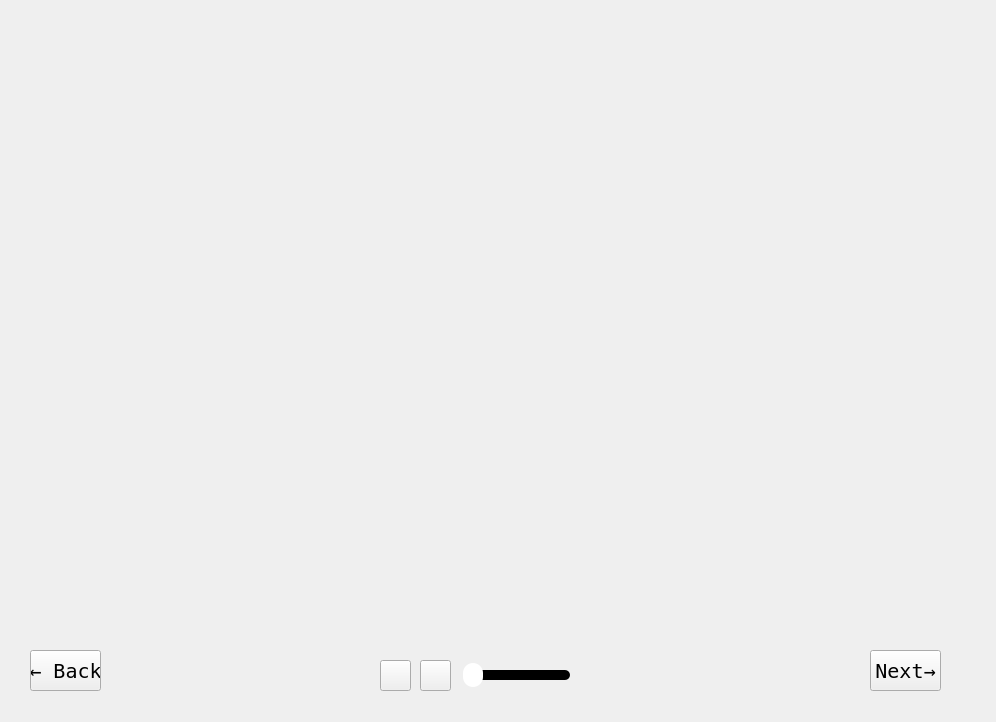
<?xml version="1.0" encoding="UTF-8"?>
<ui version="4.0">
 <class>PopUpWindow</class>
 <widget class="QWidget" name="PopUpWindow">
  <property name="geometry">
   <rect>
    <x>0</x>
    <y>0</y>
    <width>996</width>
    <height>722</height>
   </rect>
  </property>
  <property name="windowTitle">
   <string>Form</string>
  </property>
  <widget class="QLabel" name="description">
   <property name="geometry">
    <rect>
     <x>30</x>
     <y>500</y>
     <width>931</width>
     <height>141</height>
    </rect>
   </property>
   <property name="font">
    <font>
     <family>Rockwell</family>
     <pointsize>12</pointsize>
     <bold>false</bold>
    </font>
   </property>
   <property name="cursor">
    <cursorShape>IBeamCursor</cursorShape>
   </property>
   <property name="text">
    <string/>
   </property>
   <property name="alignment">
    <set>Qt::AlignCenter</set>
   </property>
  </widget>
  <widget class="QPushButton" name="nextButton">
   <property name="geometry">
    <rect>
     <x>870</x>
     <y>650</y>
     <width>71</width>
     <height>41</height>
    </rect>
   </property>
   <property name="font">
    <font>
     <family>Fixedsys</family>
     <pointsize>15</pointsize>
    </font>
   </property>
   <property name="cursor">
    <cursorShape>PointingHandCursor</cursorShape>
   </property>
   <property name="text">
    <string>Next→</string>
   </property>
  </widget>
  <widget class="QPushButton" name="backButton">
   <property name="geometry">
    <rect>
     <x>30</x>
     <y>650</y>
     <width>71</width>
     <height>41</height>
    </rect>
   </property>
   <property name="font">
    <font>
     <family>Fixedsys</family>
     <pointsize>15</pointsize>
    </font>
   </property>
   <property name="cursor">
    <cursorShape>PointingHandCursor</cursorShape>
   </property>
   <property name="text">
    <string>← Back</string>
   </property>
  </widget>
  <widget class="QLabel" name="image">
   <property name="geometry">
    <rect>
     <x>30</x>
     <y>20</y>
     <width>931</width>
     <height>471</height>
    </rect>
   </property>
   <property name="font">
    <font>
     <pointsize>6</pointsize>
    </font>
   </property>
   <property name="text">
    <string/>
   </property>
  </widget>
  <widget class="QPushButton" name="playMusic">
   <property name="geometry">
    <rect>
     <x>380</x>
     <y>660</y>
     <width>31</width>
     <height>31</height>
    </rect>
   </property>
   <property name="font">
    <font>
     <pointsize>11</pointsize>
    </font>
   </property>
   <property name="cursor">
    <cursorShape>PointingHandCursor</cursorShape>
   </property>
   <property name="text">
    <string/>
   </property>
  </widget>
  <widget class="QPushButton" name="stopMusic">
   <property name="geometry">
    <rect>
     <x>420</x>
     <y>660</y>
     <width>31</width>
     <height>31</height>
    </rect>
   </property>
   <property name="font">
    <font>
     <pointsize>11</pointsize>
    </font>
   </property>
   <property name="cursor">
    <cursorShape>PointingHandCursor</cursorShape>
   </property>
   <property name="text">
    <string/>
   </property>
  </widget>
  <widget class="QSlider" name="musicSlider">
   <property name="geometry">
    <rect>
     <x>460</x>
     <y>660</y>
     <width>121</width>
     <height>31</height>
    </rect>
   </property>
   <property name="cursor">
    <cursorShape>PointingHandCursor</cursorShape>
   </property>
   <property name="styleSheet">
    <string notr="true">QSlider::groove:horizontal
{
	height: 10px;
	width: 100px;
	background: black;
	border-radius: 5px;
}
QSlider::handle:horizontal
{
	background:rgb(255,255,255);
	width: 20px;
	height: 20px;
	margin: -7px -7px;
	border-radius:10px;
}</string>
   </property>
   <property name="orientation">
    <enum>Qt::Horizontal</enum>
   </property>
  </widget>
 </widget>
 <resources/>
 <connections/>
</ui>
